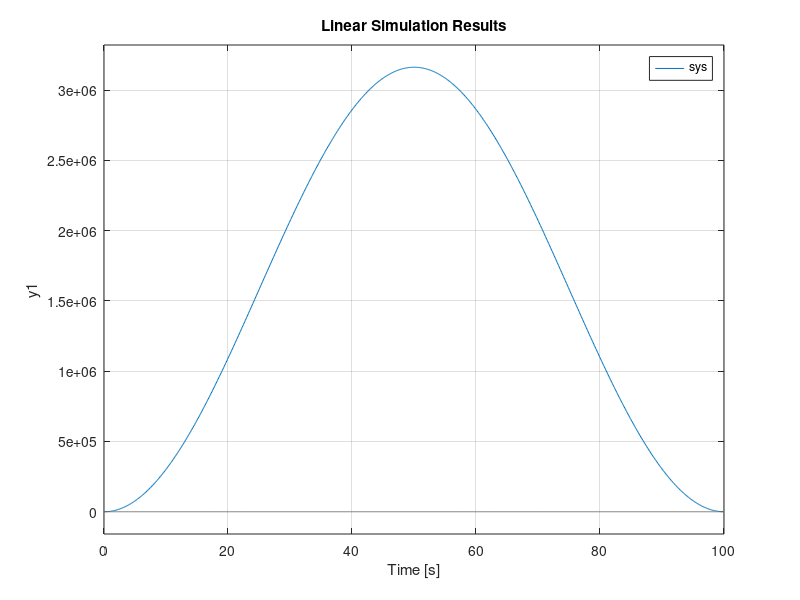

Source code (MATLAB):
clear all; close all; clc;

num=1800 ;
den=[1e-08 6e-05 0.0725 0] ;
sys=tf(num,den) ;

amplitude = 4 ;
freq = 0.01 ;

t = 0:0.1:100 ;
u = amplitude*sin(2*3.14*freq*t) ; 
lsim(sys,u,t) ;